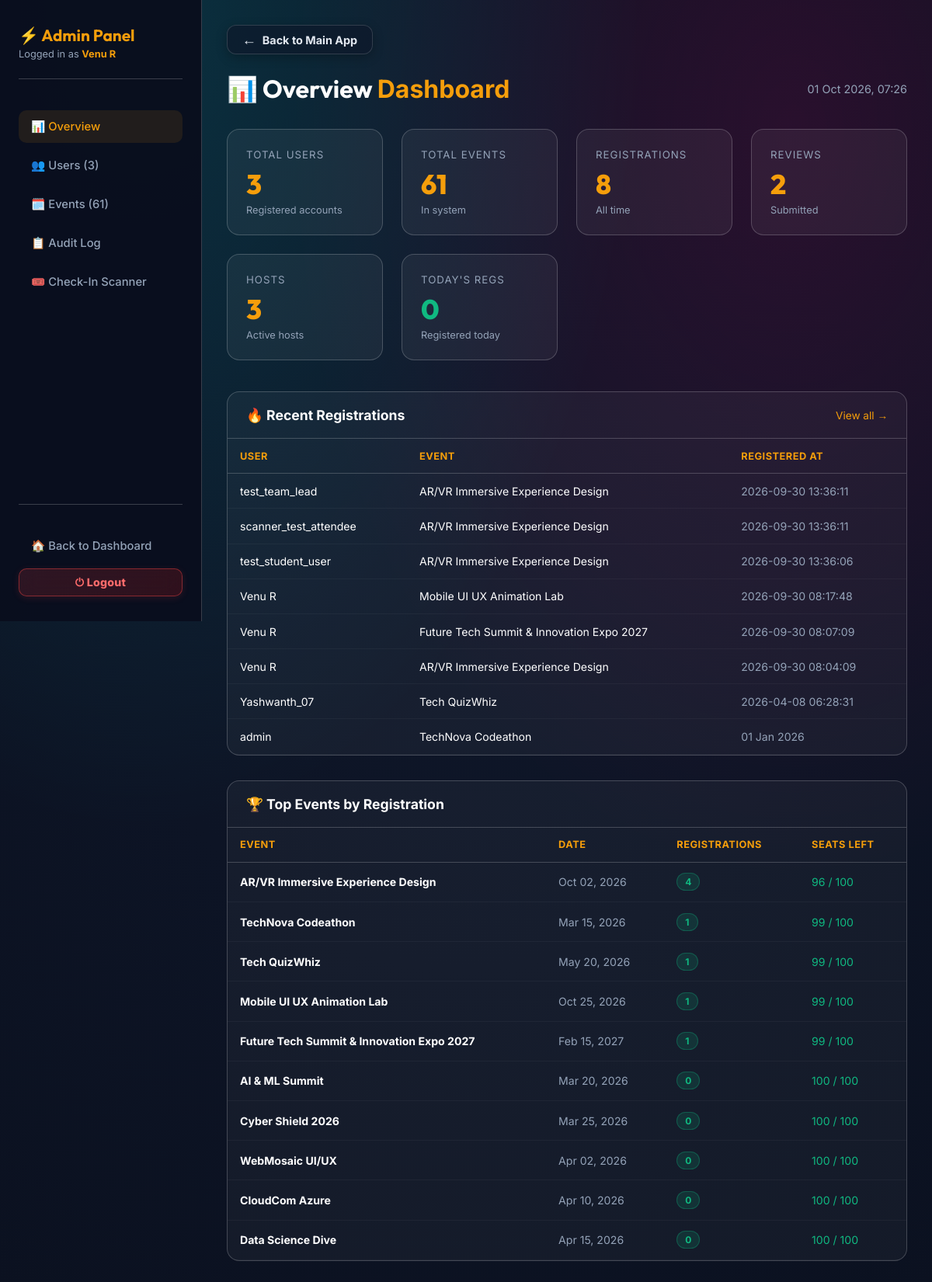
Page /admin (signed in) on the committed database.
### tables this page shows
CREATE TABLE registrations 
                 (id INTEGER PRIMARY KEY AUTOINCREMENT, username TEXT, event_id INTEGER, 
                  full_name TEXT, email TEXT, phone TEXT, college_id TEXT, 
                  timestamp DATETIME DEFAULT CURRENT_TIMESTAMP, payment_method TEXT, upi_id TEXT, checked_in INTEGER DEFAULT 0, checkin_time DATETIME, team_name TEXT DEFAULT '', team_members TEXT DEFAULT '[]', status TEXT DEFAULT 'active', cancelled_at DATETIME, ticket_code TEXT DEFAULT '', cancellation_reason TEXT DEFAULT '', cancellation_feedback TEXT DEFAULT '');

CREATE TABLE events
                 (id INTEGER PRIMARY KEY AUTOINCREMENT, title TEXT, date TEXT, desc TEXT, 
                  price TEXT, color TEXT, image TEXT, purpose TEXT, full_details TEXT, outcome TEXT, seats_total INTEGER DEFAULT 100, seats_filled INTEGER DEFAULT 0, is_draft INTEGER DEFAULT 0, featured INTEGER DEFAULT 0, venue TEXT DEFAULT 'Online', venue_address TEXT DEFAULT 'Tech Park Campus, Innovation Block A, Bangalore - 560103', time TEXT DEFAULT '10:00 AM', end_time TEXT DEFAULT '05:00 PM');

### backend/app.py (the view)
@app.route('/admin')
@admin_required
def admin_dashboard():
    username = session.get('username')
    stats = get_admin_stats()
    conn = get_db(row_factory=True)
    c = conn.cursor()
    c.execute('''SELECT r.username, e.title as event_title, r.timestamp
                 FROM registrations r JOIN events e ON r.event_id=e.id
                 ORDER BY r.timestamp DESC LIMIT 10''')
    recent_regs = [dict(row) for row in c.fetchall()]
    c.execute('''SELECT e.*, COUNT(r.id) as reg_count,
                 (COALESCE(e.seats_total,100) - COUNT(r.id)) as seats_left
                 FROM events e LEFT JOIN registrations r ON e.id=r.event_id
                 GROUP BY e.id ORDER BY reg_count DESC LIMIT 10''')
    top_events = [dict(row) for row in c.fetchall()]
    conn.close()
    log_action(username, 'admin_view', 'dashboard')
    return render_template('admin/dashboard.html', username=username, stats=stats,
                           active='dashboard', recent_regs=recent_regs, top_events=top_events,
                           now=datetime.now().strftime('%d %b %Y, %H:%M'))

### backend/app.py (called while the page is built, shortened)
def get_db(timeout=60.0, row_factory=False):
    conn = getattr(_thread_local, 'conn', None)
    return conn

def is_host():
    if not session.get('loggedin'):
        return False
    if session.get('role') == 'host' or session.get('is_admin'):
        return True

def is_admin():
    if not session.get('loggedin'):
        return False
    if session.get('is_admin'):
        return True

def log_action(username, action, details=''):
    try:
        ip = request.remote_addr or '' if request else ''
        _LOG_QUEUE.put_nowait((username or 'anonymous', action, str(details or ''), ip))
    except Exception:
        pass

@app.context_processor
def inject_user_data():
    current_user = None
    user_is_admin = False
    user_is_host = False
    if session.get('loggedin'):
        username = session.get('username')
        user_is_admin = is_admin()
        user_is_host = is_host()
        photo = session.get('profile_photo')
        user_id = session.get('user_id')
        current_user = {'username': username, 'profile_photo': photo, 'user_id': user_id or 'UID-0001'}
    return dict(current_user=current_user, is_admin=user_is_admin, is_host=user_is_host)

def admin_required(f):
    @wraps(f)
    def decorated(*args, **kwargs):
        if not session.get('loggedin'):
            return redirect(url_for('login'))
        username = session.get('username', '').lower()
        conn = get_db()
        c = conn.cursor()
        c.execute('SELECT is_admin FROM users WHERE LOWER(username)=?', (username,))
        row = c.fetchone()
        conn.close()
        is_admin_user = (row and row[0] == 1) or username in ('admin', 'venu r')
        if not is_admin_user:
            flash('Access denied. Admin only.', 'error')
            return redirect(url_for('dashboard'))
        return f(*args, **kwargs)
    return decorated

@app.after_request
def add_security_headers(response):
    response.headers['X-Content-Type-Options'] = 'nosniff'
    response.headers['X-Frame-Options'] = 'SAMEORIGIN'
    if request.path.startswith('/static/'):
        response.headers['Cache-Control'] = 'no-cache, must-revalidate, max-age=0'
    return response

    def __getattr__(self, name):
        return getattr(self._raw_conn, name)

    def close(self):
        pass

### frontend/templates/admin/dashboard.html
{% extends "admin/base.html" %}
{% block content %}
<div class="admin-header">
    <h1>📊 Overview <span>Dashboard</span></h1>
    <span style="color:var(--text-muted);font-size:0.9rem">{{ now }}</span>
</div>
<div class="stat-grid">
    <div class="stat-card">
        <div class="stat-label">Total Users</div>
        <div class="stat-value">{{ stats.total_users }}</div>
        <div class="stat-sub">Registered accounts</div>
    </div>
    <div class="stat-card">
        <div class="stat-label">Total Events</div>
        <div class="stat-value">{{ stats.total_events }}</div>
        <div class="stat-sub">In system</div>
    </div>
    <div class="stat-card">
        <div class="stat-label">Registrations</div>
        <div class="stat-value">{{ stats.total_regs }}</div>
        <div class="stat-sub">All time</div>
    </div>
    <div class="stat-card">
        <div class="stat-label">Reviews</div>
        <div class="stat-value">{{ stats.total_reviews }}</div>
        <div class="stat-sub">Submitted</div>
    </div>
    <div class="stat-card">
        <div class="stat-label">Hosts</div>
        <div class="stat-value">{{ stats.total_hosts }}</div>
        <div class="stat-sub">Active hosts</div>
    </div>
    <div class="stat-card">
        <div class="stat-label">Today's Regs</div>
        <div class="stat-value" style="color:#10b981">{{ stats.today_regs }}</div>
        <div class="stat-sub">Registered today</div>
    </div>
</div>
<div class="panel-section">
    <div class="panel-section-header">
        <h3>🔥 Recent Registrations</h3>
        <a href="{{ url_for('admin_users') }}" style="font-size:0.85rem;color:var(--admin-accent);text-decoration:none">View all →</a>
    </div>
    <table class="admin-table">
        <thead>
            <tr>
                <th>User</th>
                <th>Event</th>
                <th>Registered At</th>
            </tr>
        </thead>
        <tbody>
            {% for r in recent_regs %}
            <tr>
                <td>{{ r.username }}</td>
                <td>{{ r.event_title }}</td>
                <td style="color:var(--text-muted)">{{ r.timestamp }}</td>
            </tr>
            {% else %}
            <tr><td colspan="3" style="color:var(--text-muted);padding:2rem;text-align:center">No registrations yet</td></tr>
            {% endfor %}
        </tbody>
    </table>
</div>
<div class="panel-section">
    <div class="panel-section-header">
        <h3>🏆 Top Events by Registration</h3>
    </div>
    <table class="admin-table">
        <thead>
            <tr>
                <th>Event</th>
                <th>Date</th>
                <th>Registrations</th>
                <th>Seats Left</th>
            </tr>
        </thead>
        <tbody>
            {% for ev in top_events %}
            <tr>
                <td><strong>{{ ev.title }}</strong></td>
                <td style="color:var(--text-muted)">{{ ev.date }}</td>
                <td><span class="badge badge-active">{{ ev.reg_count }}</span></td>
                <td style="color:{% if ev.seats_left < 10 %}#ef4444{% else %}#10b981{% endif %}">
                    {{ ev.seats_left }} / {{ ev.seats_total }}
                </td>
            </tr>
            {% else %}
            <tr><td colspan="4" style="color:var(--text-muted);padding:2rem;text-align:center">No events</td></tr>
            {% endfor %}
        </tbody>
    </table>
</div>
{% endblock %}

### frontend/templates/admin/base.html (style rules this page uses)
:root { --admin-accent: #f59e0b; }
.admin-header { display: flex; justify-content: space-between; align-items: center; margin-bottom: 2rem; }
.admin-header h1 { font-family: var(--font-heading); font-size: 2rem; color: var(--text-main); }
.admin-header span { color: var(--admin-accent); }
.stat-grid { display: grid; grid-template-columns: repeat(auto-fit, minmax(180px, 1fr)); gap: 1.5rem; margin-bottom: 2.5rem; }
.stat-card { background: rgba(255,255,255,0.05); border: 1px solid var(--glass-border); border-radius: 16px; padding: 1.5rem; transition: all 0.3s; }
.stat-card .stat-label { color: var(--text-muted); font-size: 0.83rem; text-transform: uppercase; letter-spacing: 1px; margin-bottom: 0.5rem; }
.stat-card .stat-value { font-size: 2.2rem; font-weight: 800; font-family: var(--font-heading); color: var(--admin-accent); }
.stat-card .stat-sub { color: var(--text-muted); font-size: 0.8rem; margin-top: 4px; }
.panel-section { background: rgba(255,255,255,0.04); border: 1px solid var(--glass-border); border-radius: 16px; margin-bottom: 2rem; overflow: hidden; }
.panel-section-header { padding: 1.2rem 1.5rem; border-bottom: 1px solid var(--glass-border); display: flex; justify-content: space-between; align-items: center; }
.panel-section-header h3 { color: var(--text-main); font-size: 1.1rem; font-weight: 700; }
.admin-table { width: 100%; border-collapse: collapse; font-size: 0.88rem; }
.admin-table th { padding: 0.9rem 1rem; text-align: left; color: var(--admin-accent); font-weight: 700; font-size: 0.8rem; text-transform: uppercase; letter-spacing: 0.5px; border-bottom: 1px solid var(--glass-border); }
.admin-table td { padding: 0.85rem 1rem; border-bottom: 1px solid rgba(255,255,255,0.04); color: var(--text-main); vertical-align: middle; }
.badge { padding: 3px 10px; border-radius: 50px; font-size: 0.75rem; font-weight: 700; display: inline-block; }
.badge-active { background: rgba(16,185,129,0.15); color: #10b981; border: 1px solid rgba(16,185,129,0.3); }

### rows in the picture
registrations: username "test_team_lead", event_title "AR/VR Immersive Experience Design", timestamp "2026-09-30 13:36:11"
registrations: username "scanner_test_attendee", event_title "AR/VR Immersive Experience Design", timestamp "2026-09-30 13:36:11"
registrations: username "test_student_user", event_title "AR/VR Immersive Experience Design", timestamp "2026-09-30 13:36:06"
registrations: username "Venu R", event_title "Mobile UI UX Animation Lab", timestamp "2026-09-30 08:17:48"
registrations: username "Venu R", event_title "Future Tech Summit & Innovation Expo 2027", timestamp "2026-09-30 08:07:09"
registrations: username "Venu R", event_title "AR/VR Immersive Experience Design", timestamp "2026-09-30 08:04:09"
registrations: username "Yashwanth_07", event_title "Tech QuizWhiz", timestamp "2026-04-08 06:28:31"
registrations: username "admin", event_title "TechNova Codeathon", timestamp "01 Jan 2026"
events: title "AR/VR Immersive Experience Design", date "Oct 02, 2026", reg_count "4", seats_left "96", seats_total "100"
events: title "TechNova Codeathon", date "Mar 15, 2026", reg_count "1", seats_left "99", seats_total "100"
events: title "Tech QuizWhiz", date "May 20, 2026", reg_count "1", seats_left "99", seats_total "100"
events: title "Mobile UI UX Animation Lab", date "Oct 25, 2026", reg_count "1", seats_left "99", seats_total "100"
events: title "Future Tech Summit & Innovation Expo 2027", date "Feb 15, 2027", reg_count "1", seats_left "99", seats_total "100"
events: title "AI & ML Summit", date "Mar 20, 2026", reg_count "0", seats_left "100", seats_total "100"
events: title "Cyber Shield 2026", date "Mar 25, 2026", reg_count "0", seats_left "100", seats_total "100"
events: title "WebMosaic UI/UX", date "Apr 02, 2026", reg_count "0", seats_left "100", seats_total "100"
events: title "CloudCom Azure", date "Apr 10, 2026", reg_count "0", seats_left "100", seats_total "100"
events: title "Data Science Dive", date "Apr 15, 2026", reg_count "0", seats_left "100", seats_total "100"

### other values in the picture
{{ username }} "Venu R"
{{ stats.total_users }} "3"
{{ stats.total_events }} "61"
{{ stats.total_regs }} "8"
{{ stats.total_reviews }} "2"
{{ stats.total_hosts }} "3"
{{ stats.today_regs }} "0"
